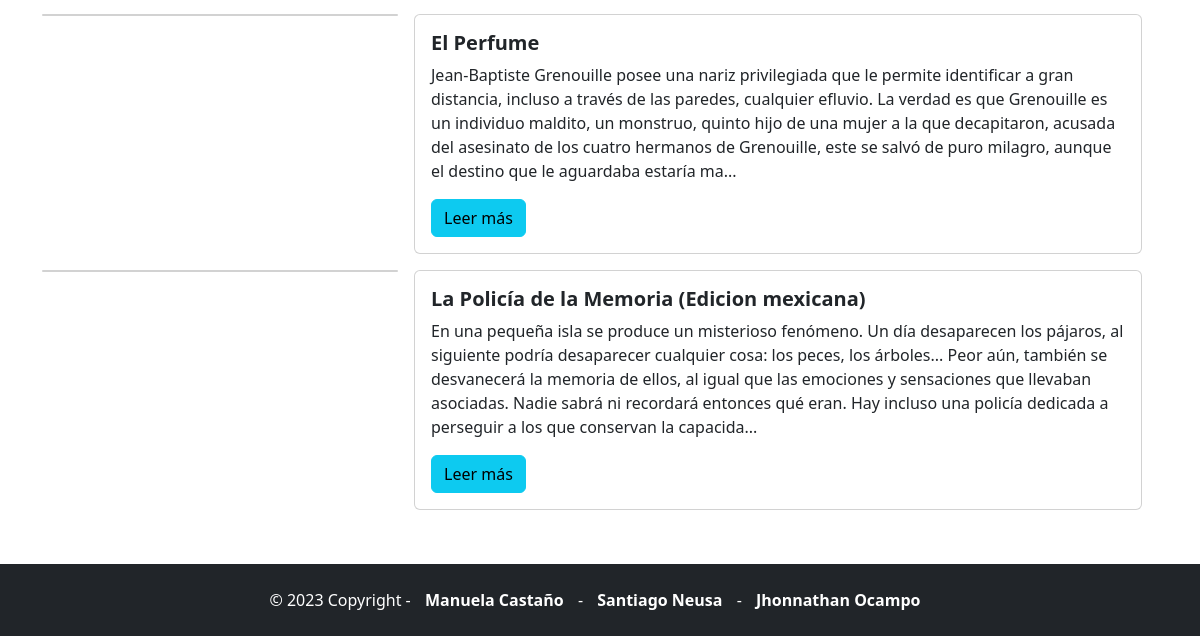
Before: /recomendations/ (lower part) with the older database file.
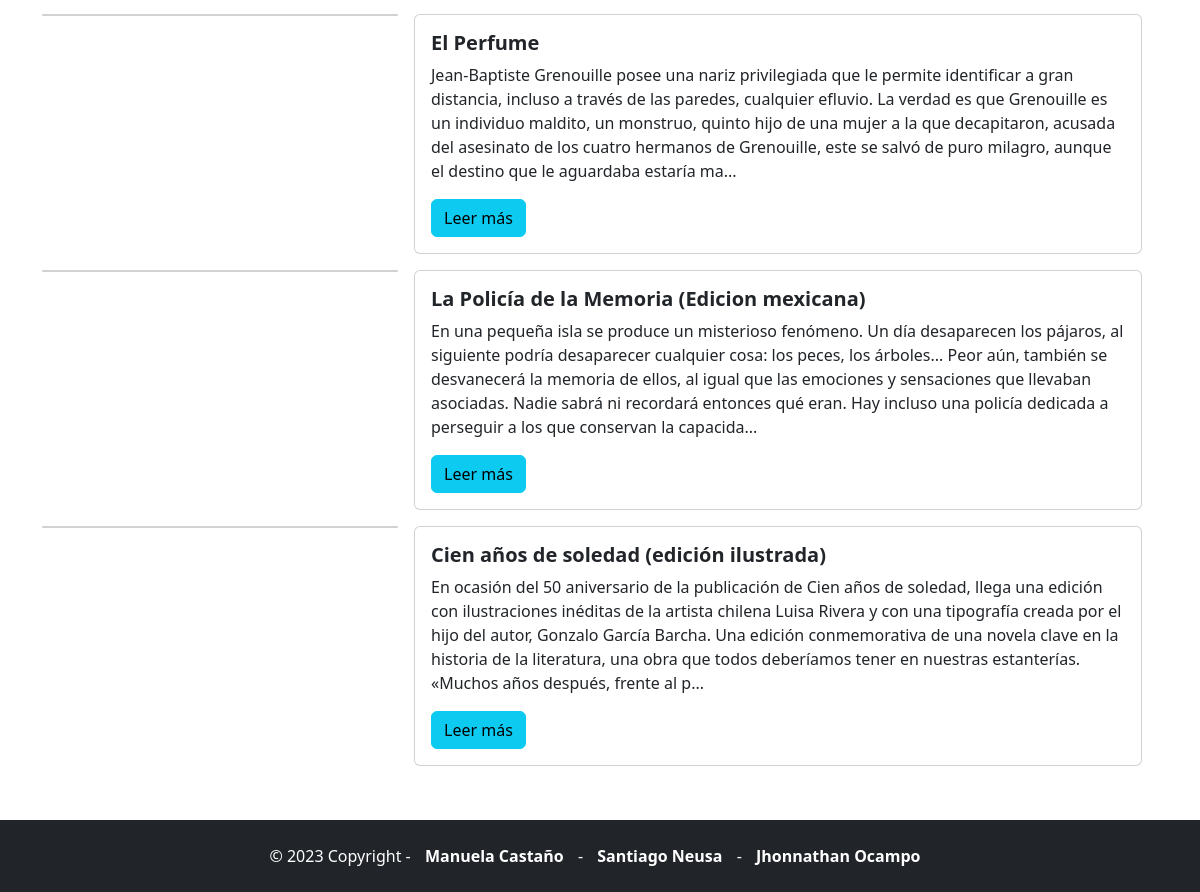
After: the same page with the newer database file.
### book/models.py (models this page shows, shortened)
class Book(models.Model):
    isbn = models.CharField(max_length=13, default="N/A")
    title = models.CharField(max_length=100)
    description = models.TextField(max_length=500, default="Sin descripción disponible")
    year_publication = models.IntegerField(default=0)
    topics = models.CharField(max_length=120, default="N/A")
    rating = models.FloatField(default=0)
    cover = models.URLField(default="https://user-images.githubusercontent.com/140737841/280489450-728d5fb6-442e-4912-bed3-f0a5689fbdec.png")
    buy_link = models.URLField(default="https://books.google.com.co/books?uid=117901420878484918404&hl=es")
    author = models.CharField(max_length=100, default= None)
    disliked_by = models.ManyToManyField('accounts.userInformation', related_name='books_disliked_by_users', blank=True)
    date = models.DateTimeField(default=timezone.now)

### book/views.py (the view)
# urls.py: path("recomendations/", BookViews.recomendations),
def recomendations(request):
    books = Book.objects.all()
    return render(request, 'recomendations.html', {'books': books})

### book/templates/recomendations.html (shortened to what this page needs)
{% extends 'base.html' %}
{% block content %}
<body>
    <main>
        <div class="container">
            <div class="row mt-5">
                {% for book in books %}
                <div class="row g-0">
                    <div class="col-md-4">
                        <div class="card mb-3 me-3" style="max-width: 430px;">
                        </div>
                    </div>
                    <div class="col-md-8">
                        <div class="card mb-3 me-3">
                            <div class="card-body">
                                <h5 class="card-title fw-bold">{{ book.title }}</h5>
                                <p class="card-text" id="book-description">{{ book.description|slice:":400" }}{% if book.description|length > 400 %}...</p>
                            <button type="button" class="btn btn-info" data-bs-toggle="modal" data-bs-target="#descriptionModal{{ book.id }}">
                                Leer más
                            </button>
                            {% endif %}
                            </div>
                        </div>
                    </div>
                </div>
                {% endfor %}
            </div>
        </div>
    </main>
</body>
</html>
{% endblock content %}

Changed rows visible on the page:
added Book: title "Cien años de soledad (edición ilustrada)", description "En ocasión del 50 aniversario de la publicación de Cien años de soledad, llega una edición con ilustraciones inéditas de la artista chilena Luisa Rivera y con una tipografía creada por el hijo del autor, Gonzalo García Barcha. Una edición conmemorativa de una novela clave en la historia de la literatura, una obra que todos deberíamos tener en nuestras estanterías. «Muchos años después, frente al p"
